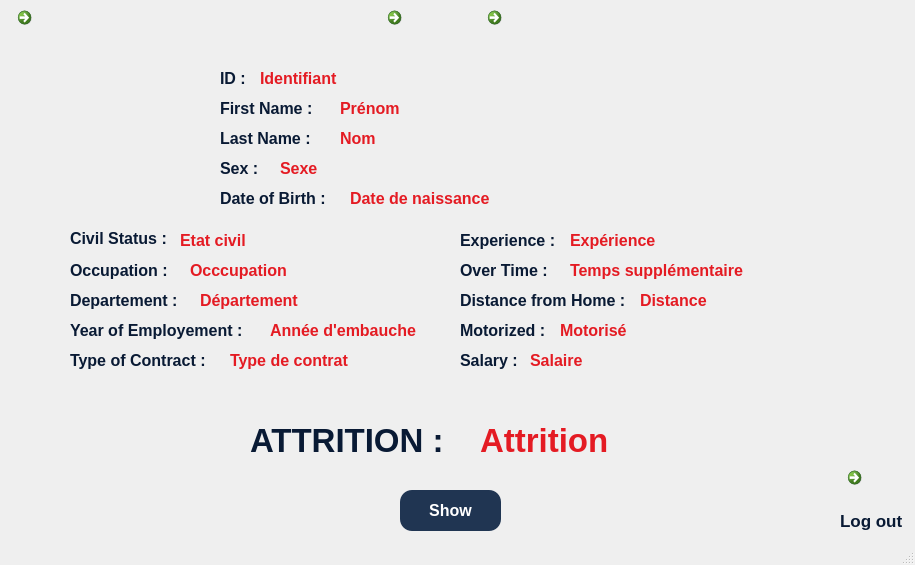
<?xml version="1.0" encoding="UTF-8"?>
<ui version="4.0">
 <class>MainWindow</class>
 <widget class="QMainWindow" name="MainWindow">
  <property name="geometry">
   <rect>
    <x>0</x>
    <y>0</y>
    <width>915</width>
    <height>565</height>
   </rect>
  </property>
  <property name="windowTitle">
   <string>Sign in</string>
  </property>
  <property name="windowIcon">
   <iconset>
    <normaloff>../../../Desktop/GRAPHICS/UI/ic_real_name_authentication_527859.png</normaloff>../../../Desktop/GRAPHICS/UI/ic_real_name_authentication_527859.png</iconset>
  </property>
  <property name="toolButtonStyle">
   <enum>Qt::ToolButtonIconOnly</enum>
  </property>
  <widget class="QWidget" name="centralwidget">
   <widget class="QLabel" name="label">
    <property name="geometry">
     <rect>
      <x>-180</x>
      <y>0</y>
      <width>1200</width>
      <height>600</height>
     </rect>
    </property>
    <property name="font">
     <font>
      <pointsize>12</pointsize>
     </font>
    </property>
    <property name="cursor">
     <cursorShape>PointingHandCursor</cursorShape>
    </property>
    <property name="mouseTracking">
     <bool>false</bool>
    </property>
    <property name="tabletTracking">
     <bool>false</bool>
    </property>
    <property name="whatsThis">
     <string/>
    </property>
    <property name="autoFillBackground">
     <bool>false</bool>
    </property>
    <property name="text">
     <string/>
    </property>
    <property name="pixmap">
     <pixmap>turnover1.jpg</pixmap>
    </property>
    <property name="scaledContents">
     <bool>true</bool>
    </property>
    <property name="wordWrap">
     <bool>true</bool>
    </property>
    <property name="openExternalLinks">
     <bool>true</bool>
    </property>
   </widget>
   <widget class="QLabel" name="label_5">
    <property name="geometry">
     <rect>
      <x>840</x>
      <y>500</y>
      <width>71</width>
      <height>41</height>
     </rect>
    </property>
    <property name="font">
     <font>
      <pointsize>13</pointsize>
      <weight>75</weight>
      <italic>false</italic>
      <bold>true</bold>
     </font>
    </property>
    <property name="styleSheet">
     <string notr="true">color: rgb(9, 26, 52);</string>
    </property>
    <property name="text">
     <string>Log out</string>
    </property>
   </widget>
   <widget class="QCommandLinkButton" name="commandLinkButton_3">
    <property name="geometry">
     <rect>
      <x>840</x>
      <y>460</y>
      <width>61</width>
      <height>71</height>
     </rect>
    </property>
    <property name="cursor">
     <cursorShape>PointingHandCursor</cursorShape>
    </property>
    <property name="text">
     <string/>
    </property>
    <property name="icon">
     <iconset>
      <normaloff>logout.png</normaloff>logout.png</iconset>
    </property>
    <property name="iconSize">
     <size>
      <width>50</width>
      <height>50</height>
     </size>
    </property>
   </widget>
   <widget class="QWidget" name="layoutWidget">
    <property name="geometry">
     <rect>
      <x>0</x>
      <y>0</y>
      <width>2</width>
      <height>2</height>
     </rect>
    </property>
    <layout class="QHBoxLayout" name="horizontalLayout"/>
   </widget>
   <widget class="QCommandLinkButton" name="commandLinkButton_6">
    <property name="geometry">
     <rect>
      <x>10</x>
      <y>0</y>
      <width>41</width>
      <height>51</height>
     </rect>
    </property>
    <property name="text">
     <string/>
    </property>
    <property name="icon">
     <iconset>
      <normaloff>back_icon.png</normaloff>back_icon.png</iconset>
    </property>
    <property name="iconSize">
     <size>
      <width>40</width>
      <height>40</height>
     </size>
    </property>
   </widget>
   <widget class="QLabel" name="label_2">
    <property name="geometry">
     <rect>
      <x>70</x>
      <y>60</y>
      <width>131</width>
      <height>151</height>
     </rect>
    </property>
    <property name="text">
     <string/>
    </property>
    <property name="pixmap">
     <pixmap>employee.png</pixmap>
    </property>
    <property name="scaledContents">
     <bool>true</bool>
    </property>
   </widget>
   <widget class="QLabel" name="label_3">
    <property name="geometry">
     <rect>
      <x>220</x>
      <y>100</y>
      <width>101</width>
      <height>16</height>
     </rect>
    </property>
    <property name="font">
     <font>
      <pointsize>12</pointsize>
      <weight>75</weight>
      <bold>true</bold>
     </font>
    </property>
    <property name="styleSheet">
     <string notr="true">color: rgb(9, 26, 52);</string>
    </property>
    <property name="text">
     <string>First Name :</string>
    </property>
   </widget>
   <widget class="QLabel" name="label_4">
    <property name="geometry">
     <rect>
      <x>220</x>
      <y>130</y>
      <width>101</width>
      <height>16</height>
     </rect>
    </property>
    <property name="font">
     <font>
      <pointsize>12</pointsize>
      <weight>75</weight>
      <bold>true</bold>
     </font>
    </property>
    <property name="styleSheet">
     <string notr="true">color: rgb(9, 26, 52);</string>
    </property>
    <property name="text">
     <string>Last Name :</string>
    </property>
   </widget>
   <widget class="QLabel" name="label_6">
    <property name="geometry">
     <rect>
      <x>220</x>
      <y>160</y>
      <width>41</width>
      <height>16</height>
     </rect>
    </property>
    <property name="font">
     <font>
      <pointsize>12</pointsize>
      <weight>75</weight>
      <bold>true</bold>
     </font>
    </property>
    <property name="styleSheet">
     <string notr="true">color: rgb(9, 26, 52);</string>
    </property>
    <property name="text">
     <string>Sex :</string>
    </property>
   </widget>
   <widget class="QLabel" name="label_7">
    <property name="geometry">
     <rect>
      <x>220</x>
      <y>190</y>
      <width>121</width>
      <height>16</height>
     </rect>
    </property>
    <property name="font">
     <font>
      <pointsize>12</pointsize>
      <weight>75</weight>
      <bold>true</bold>
     </font>
    </property>
    <property name="styleSheet">
     <string notr="true">color: rgb(9, 26, 52);</string>
    </property>
    <property name="text">
     <string>Date of Birth :</string>
    </property>
   </widget>
   <widget class="QLabel" name="label_8">
    <property name="geometry">
     <rect>
      <x>70</x>
      <y>230</y>
      <width>121</width>
      <height>16</height>
     </rect>
    </property>
    <property name="font">
     <font>
      <pointsize>12</pointsize>
      <weight>75</weight>
      <bold>true</bold>
     </font>
    </property>
    <property name="styleSheet">
     <string notr="true">color: rgb(9, 26, 52);</string>
    </property>
    <property name="text">
     <string>Civil Status :</string>
    </property>
   </widget>
   <widget class="QLabel" name="label_9">
    <property name="geometry">
     <rect>
      <x>70</x>
      <y>260</y>
      <width>121</width>
      <height>21</height>
     </rect>
    </property>
    <property name="font">
     <font>
      <pointsize>12</pointsize>
      <weight>75</weight>
      <bold>true</bold>
     </font>
    </property>
    <property name="styleSheet">
     <string notr="true">color: rgb(9, 26, 52);</string>
    </property>
    <property name="text">
     <string>Occupation :</string>
    </property>
   </widget>
   <widget class="QLabel" name="label_10">
    <property name="geometry">
     <rect>
      <x>70</x>
      <y>290</y>
      <width>121</width>
      <height>21</height>
     </rect>
    </property>
    <property name="font">
     <font>
      <pointsize>12</pointsize>
      <weight>75</weight>
      <bold>true</bold>
     </font>
    </property>
    <property name="styleSheet">
     <string notr="true">color: rgb(9, 26, 52);</string>
    </property>
    <property name="text">
     <string>Departement :</string>
    </property>
   </widget>
   <widget class="QLabel" name="label_11">
    <property name="geometry">
     <rect>
      <x>70</x>
      <y>320</y>
      <width>191</width>
      <height>21</height>
     </rect>
    </property>
    <property name="font">
     <font>
      <pointsize>12</pointsize>
      <weight>75</weight>
      <bold>true</bold>
     </font>
    </property>
    <property name="styleSheet">
     <string notr="true">color: rgb(9, 26, 52);</string>
    </property>
    <property name="text">
     <string>Year of Employement :</string>
    </property>
   </widget>
   <widget class="QLabel" name="label_12">
    <property name="geometry">
     <rect>
      <x>70</x>
      <y>350</y>
      <width>151</width>
      <height>21</height>
     </rect>
    </property>
    <property name="font">
     <font>
      <pointsize>12</pointsize>
      <weight>75</weight>
      <bold>true</bold>
     </font>
    </property>
    <property name="styleSheet">
     <string notr="true">color: rgb(9, 26, 52);</string>
    </property>
    <property name="text">
     <string>Type of Contract :</string>
    </property>
   </widget>
   <widget class="QLabel" name="label_13">
    <property name="geometry">
     <rect>
      <x>460</x>
      <y>230</y>
      <width>101</width>
      <height>21</height>
     </rect>
    </property>
    <property name="font">
     <font>
      <pointsize>12</pointsize>
      <weight>75</weight>
      <bold>true</bold>
     </font>
    </property>
    <property name="styleSheet">
     <string notr="true">color: rgb(9, 26, 52);</string>
    </property>
    <property name="text">
     <string>Experience :</string>
    </property>
   </widget>
   <widget class="QLabel" name="label_14">
    <property name="geometry">
     <rect>
      <x>460</x>
      <y>260</y>
      <width>101</width>
      <height>21</height>
     </rect>
    </property>
    <property name="font">
     <font>
      <pointsize>12</pointsize>
      <weight>75</weight>
      <bold>true</bold>
     </font>
    </property>
    <property name="styleSheet">
     <string notr="true">color: rgb(9, 26, 52);</string>
    </property>
    <property name="text">
     <string>Over Time :</string>
    </property>
   </widget>
   <widget class="QLabel" name="label_15">
    <property name="geometry">
     <rect>
      <x>460</x>
      <y>290</y>
      <width>181</width>
      <height>21</height>
     </rect>
    </property>
    <property name="font">
     <font>
      <pointsize>12</pointsize>
      <weight>75</weight>
      <bold>true</bold>
     </font>
    </property>
    <property name="styleSheet">
     <string notr="true">color: rgb(9, 26, 52);</string>
    </property>
    <property name="text">
     <string>Distance from Home :</string>
    </property>
   </widget>
   <widget class="QLabel" name="label_16">
    <property name="geometry">
     <rect>
      <x>460</x>
      <y>320</y>
      <width>101</width>
      <height>21</height>
     </rect>
    </property>
    <property name="font">
     <font>
      <pointsize>12</pointsize>
      <weight>75</weight>
      <bold>true</bold>
     </font>
    </property>
    <property name="styleSheet">
     <string notr="true">color: rgb(9, 26, 52);</string>
    </property>
    <property name="text">
     <string>Motorized :</string>
    </property>
   </widget>
   <widget class="QLabel" name="label_17">
    <property name="geometry">
     <rect>
      <x>460</x>
      <y>350</y>
      <width>101</width>
      <height>21</height>
     </rect>
    </property>
    <property name="font">
     <font>
      <pointsize>12</pointsize>
      <weight>75</weight>
      <bold>true</bold>
     </font>
    </property>
    <property name="styleSheet">
     <string notr="true">color: rgb(9, 26, 52);</string>
    </property>
    <property name="text">
     <string>Salary :</string>
    </property>
   </widget>
   <widget class="QLabel" name="label_18">
    <property name="geometry">
     <rect>
      <x>250</x>
      <y>420</y>
      <width>231</width>
      <height>41</height>
     </rect>
    </property>
    <property name="font">
     <font>
      <pointsize>25</pointsize>
      <weight>75</weight>
      <bold>true</bold>
     </font>
    </property>
    <property name="styleSheet">
     <string notr="true">color: rgb(9, 26, 52);</string>
    </property>
    <property name="text">
     <string>ATTRITION :</string>
    </property>
   </widget>
   <widget class="QLabel" name="label_19">
    <property name="geometry">
     <rect>
      <x>340</x>
      <y>100</y>
      <width>201</width>
      <height>16</height>
     </rect>
    </property>
    <property name="font">
     <font>
      <pointsize>12</pointsize>
      <weight>75</weight>
      <bold>true</bold>
     </font>
    </property>
    <property name="styleSheet">
     <string notr="true">color:rgb(228, 27, 35);</string>
    </property>
    <property name="text">
     <string>Prénom</string>
    </property>
   </widget>
   <widget class="QLabel" name="label_20">
    <property name="geometry">
     <rect>
      <x>340</x>
      <y>130</y>
      <width>201</width>
      <height>16</height>
     </rect>
    </property>
    <property name="font">
     <font>
      <pointsize>12</pointsize>
      <weight>75</weight>
      <bold>true</bold>
     </font>
    </property>
    <property name="styleSheet">
     <string notr="true">color:rgb(228, 27, 35);</string>
    </property>
    <property name="text">
     <string>Nom</string>
    </property>
   </widget>
   <widget class="QLabel" name="label_21">
    <property name="geometry">
     <rect>
      <x>280</x>
      <y>160</y>
      <width>201</width>
      <height>16</height>
     </rect>
    </property>
    <property name="font">
     <font>
      <pointsize>12</pointsize>
      <weight>75</weight>
      <bold>true</bold>
     </font>
    </property>
    <property name="styleSheet">
     <string notr="true">color:rgb(228, 27, 35);</string>
    </property>
    <property name="text">
     <string>Sexe</string>
    </property>
   </widget>
   <widget class="QLabel" name="label_22">
    <property name="geometry">
     <rect>
      <x>350</x>
      <y>190</y>
      <width>201</width>
      <height>16</height>
     </rect>
    </property>
    <property name="font">
     <font>
      <pointsize>12</pointsize>
      <weight>75</weight>
      <bold>true</bold>
     </font>
    </property>
    <property name="styleSheet">
     <string notr="true">color:rgb(228, 27, 35);</string>
    </property>
    <property name="text">
     <string>Date de naissance</string>
    </property>
   </widget>
   <widget class="QLabel" name="label_23">
    <property name="geometry">
     <rect>
      <x>180</x>
      <y>230</y>
      <width>201</width>
      <height>21</height>
     </rect>
    </property>
    <property name="font">
     <font>
      <pointsize>12</pointsize>
      <weight>75</weight>
      <bold>true</bold>
     </font>
    </property>
    <property name="styleSheet">
     <string notr="true">color:rgb(228, 27, 35);</string>
    </property>
    <property name="text">
     <string>Etat civil</string>
    </property>
   </widget>
   <widget class="QLabel" name="label_24">
    <property name="geometry">
     <rect>
      <x>190</x>
      <y>260</y>
      <width>201</width>
      <height>21</height>
     </rect>
    </property>
    <property name="font">
     <font>
      <pointsize>12</pointsize>
      <weight>75</weight>
      <bold>true</bold>
     </font>
    </property>
    <property name="styleSheet">
     <string notr="true">color:rgb(228, 27, 35);</string>
    </property>
    <property name="text">
     <string>Occcupation</string>
    </property>
   </widget>
   <widget class="QLabel" name="label_25">
    <property name="geometry">
     <rect>
      <x>200</x>
      <y>290</y>
      <width>201</width>
      <height>21</height>
     </rect>
    </property>
    <property name="font">
     <font>
      <pointsize>12</pointsize>
      <weight>75</weight>
      <bold>true</bold>
     </font>
    </property>
    <property name="styleSheet">
     <string notr="true">color:rgb(228, 27, 35);</string>
    </property>
    <property name="text">
     <string>Département</string>
    </property>
   </widget>
   <widget class="QLabel" name="label_26">
    <property name="geometry">
     <rect>
      <x>270</x>
      <y>320</y>
      <width>201</width>
      <height>21</height>
     </rect>
    </property>
    <property name="font">
     <font>
      <pointsize>12</pointsize>
      <weight>75</weight>
      <bold>true</bold>
     </font>
    </property>
    <property name="styleSheet">
     <string notr="true">color:rgb(228, 27, 35);</string>
    </property>
    <property name="text">
     <string>Année d'embauche</string>
    </property>
   </widget>
   <widget class="QLabel" name="label_27">
    <property name="geometry">
     <rect>
      <x>230</x>
      <y>350</y>
      <width>201</width>
      <height>21</height>
     </rect>
    </property>
    <property name="font">
     <font>
      <pointsize>12</pointsize>
      <weight>75</weight>
      <bold>true</bold>
     </font>
    </property>
    <property name="styleSheet">
     <string notr="true">color:rgb(228, 27, 35);</string>
    </property>
    <property name="text">
     <string>Type de contrat</string>
    </property>
   </widget>
   <widget class="QLabel" name="label_28">
    <property name="geometry">
     <rect>
      <x>570</x>
      <y>230</y>
      <width>201</width>
      <height>21</height>
     </rect>
    </property>
    <property name="font">
     <font>
      <pointsize>12</pointsize>
      <weight>75</weight>
      <bold>true</bold>
     </font>
    </property>
    <property name="styleSheet">
     <string notr="true">color:rgb(228, 27, 35);</string>
    </property>
    <property name="text">
     <string>Expérience</string>
    </property>
   </widget>
   <widget class="QLabel" name="label_29">
    <property name="geometry">
     <rect>
      <x>570</x>
      <y>260</y>
      <width>201</width>
      <height>21</height>
     </rect>
    </property>
    <property name="font">
     <font>
      <pointsize>12</pointsize>
      <weight>75</weight>
      <bold>true</bold>
     </font>
    </property>
    <property name="styleSheet">
     <string notr="true">color:rgb(228, 27, 35);</string>
    </property>
    <property name="text">
     <string>Temps supplémentaire</string>
    </property>
   </widget>
   <widget class="QLabel" name="label_30">
    <property name="geometry">
     <rect>
      <x>640</x>
      <y>290</y>
      <width>201</width>
      <height>21</height>
     </rect>
    </property>
    <property name="font">
     <font>
      <pointsize>12</pointsize>
      <weight>75</weight>
      <bold>true</bold>
     </font>
    </property>
    <property name="styleSheet">
     <string notr="true">color:rgb(228, 27, 35);</string>
    </property>
    <property name="text">
     <string>Distance</string>
    </property>
   </widget>
   <widget class="QLabel" name="label_31">
    <property name="geometry">
     <rect>
      <x>560</x>
      <y>320</y>
      <width>201</width>
      <height>21</height>
     </rect>
    </property>
    <property name="font">
     <font>
      <pointsize>12</pointsize>
      <weight>75</weight>
      <bold>true</bold>
     </font>
    </property>
    <property name="styleSheet">
     <string notr="true">color:rgb(228, 27, 35);</string>
    </property>
    <property name="text">
     <string>Motorisé</string>
    </property>
   </widget>
   <widget class="QLabel" name="label_32">
    <property name="geometry">
     <rect>
      <x>530</x>
      <y>350</y>
      <width>201</width>
      <height>21</height>
     </rect>
    </property>
    <property name="font">
     <font>
      <pointsize>12</pointsize>
      <weight>75</weight>
      <bold>true</bold>
     </font>
    </property>
    <property name="styleSheet">
     <string notr="true">color:rgb(228, 27, 35);</string>
    </property>
    <property name="text">
     <string>Salaire</string>
    </property>
   </widget>
   <widget class="QLabel" name="label_33">
    <property name="geometry">
     <rect>
      <x>480</x>
      <y>420</y>
      <width>301</width>
      <height>41</height>
     </rect>
    </property>
    <property name="font">
     <font>
      <pointsize>25</pointsize>
      <weight>75</weight>
      <bold>true</bold>
     </font>
    </property>
    <property name="styleSheet">
     <string notr="true">color:rgb(228, 27, 35);</string>
    </property>
    <property name="text">
     <string>Attrition</string>
    </property>
   </widget>
   <widget class="QLabel" name="label_34">
    <property name="geometry">
     <rect>
      <x>-10</x>
      <y>300</y>
      <width>991</width>
      <height>261</height>
     </rect>
    </property>
    <property name="text">
     <string/>
    </property>
    <property name="pixmap">
     <pixmap>arriere.jpg</pixmap>
    </property>
    <property name="scaledContents">
     <bool>true</bool>
    </property>
   </widget>
   <widget class="QLabel" name="label_35">
    <property name="geometry">
     <rect>
      <x>760</x>
      <y>160</y>
      <width>111</width>
      <height>141</height>
     </rect>
    </property>
    <property name="text">
     <string/>
    </property>
    <property name="pixmap">
     <pixmap>1.jpg</pixmap>
    </property>
   </widget>
   <widget class="QLabel" name="label_36">
    <property name="geometry">
     <rect>
      <x>820</x>
      <y>150</y>
      <width>31</width>
      <height>20</height>
     </rect>
    </property>
    <property name="text">
     <string/>
    </property>
    <property name="pixmap">
     <pixmap>1.jpg</pixmap>
    </property>
   </widget>
   <widget class="QLabel" name="label_37">
    <property name="geometry">
     <rect>
      <x>220</x>
      <y>70</y>
      <width>101</width>
      <height>16</height>
     </rect>
    </property>
    <property name="font">
     <font>
      <pointsize>12</pointsize>
      <weight>75</weight>
      <bold>true</bold>
     </font>
    </property>
    <property name="styleSheet">
     <string notr="true">color: rgb(9, 26, 52);</string>
    </property>
    <property name="text">
     <string>ID :</string>
    </property>
   </widget>
   <widget class="QLabel" name="label_38">
    <property name="geometry">
     <rect>
      <x>260</x>
      <y>70</y>
      <width>201</width>
      <height>16</height>
     </rect>
    </property>
    <property name="font">
     <font>
      <pointsize>12</pointsize>
      <weight>75</weight>
      <bold>true</bold>
     </font>
    </property>
    <property name="styleSheet">
     <string notr="true">color:rgb(228, 27, 35);</string>
    </property>
    <property name="text">
     <string>Identifiant</string>
    </property>
   </widget>
   <widget class="QCommandLinkButton" name="commandLinkButton_7">
    <property name="geometry">
     <rect>
      <x>380</x>
      <y>0</y>
      <width>51</width>
      <height>51</height>
     </rect>
    </property>
    <property name="cursor">
     <cursorShape>PointingHandCursor</cursorShape>
    </property>
    <property name="text">
     <string/>
    </property>
    <property name="icon">
     <iconset>
      <normaloff>precedent.png</normaloff>precedent.png</iconset>
    </property>
    <property name="iconSize">
     <size>
      <width>40</width>
      <height>40</height>
     </size>
    </property>
   </widget>
   <widget class="QCommandLinkButton" name="commandLinkButton_8">
    <property name="geometry">
     <rect>
      <x>480</x>
      <y>0</y>
      <width>51</width>
      <height>51</height>
     </rect>
    </property>
    <property name="cursor">
     <cursorShape>PointingHandCursor</cursorShape>
    </property>
    <property name="text">
     <string/>
    </property>
    <property name="icon">
     <iconset>
      <normaloff>next.png</normaloff>next.png</iconset>
    </property>
    <property name="iconSize">
     <size>
      <width>40</width>
      <height>40</height>
     </size>
    </property>
   </widget>
   <widget class="QPushButton" name="pushButton_2">
    <property name="enabled">
     <bool>true</bool>
    </property>
    <property name="geometry">
     <rect>
      <x>400</x>
      <y>490</y>
      <width>101</width>
      <height>41</height>
     </rect>
    </property>
    <property name="font">
     <font>
      <pointsize>12</pointsize>
      <weight>75</weight>
      <bold>true</bold>
     </font>
    </property>
    <property name="cursor">
     <cursorShape>PointingHandCursor</cursorShape>
    </property>
    <property name="styleSheet">
     <string notr="true">color: rgb(255, 255, 255);
background-color: rgb(32, 53, 82);
border-radius: 12px;
box-shadow: 0 8px 16px 0 rgba(0,0,0,0.2), 0 6px 20px 0 rgba(0,0,0,0.19);
box-shadow: 0 5px #666;
transform: translateY(4px) ;
</string>
    </property>
    <property name="inputMethodHints">
     <set>Qt::ImhNone</set>
    </property>
    <property name="text">
     <string>Show</string>
    </property>
    <property name="icon">
     <iconset>
      <normaloff>../../../Desktop/GRAPHICS/UI/unlock.png</normaloff>../../../Desktop/GRAPHICS/UI/unlock.png</iconset>
    </property>
    <property name="checkable">
     <bool>false</bool>
    </property>
    <property name="checked">
     <bool>false</bool>
    </property>
    <property name="autoRepeat">
     <bool>false</bool>
    </property>
    <property name="autoExclusive">
     <bool>false</bool>
    </property>
    <property name="default">
     <bool>true</bool>
    </property>
    <property name="flat">
     <bool>false</bool>
    </property>
   </widget>
   <zorder>label</zorder>
   <zorder>label_34</zorder>
   <zorder>label_32</zorder>
   <zorder>layoutWidget</zorder>
   <zorder>commandLinkButton_6</zorder>
   <zorder>label_2</zorder>
   <zorder>label_3</zorder>
   <zorder>label_4</zorder>
   <zorder>label_6</zorder>
   <zorder>label_7</zorder>
   <zorder>label_8</zorder>
   <zorder>label_9</zorder>
   <zorder>label_10</zorder>
   <zorder>label_11</zorder>
   <zorder>label_12</zorder>
   <zorder>label_13</zorder>
   <zorder>label_14</zorder>
   <zorder>label_15</zorder>
   <zorder>label_16</zorder>
   <zorder>label_17</zorder>
   <zorder>label_19</zorder>
   <zorder>label_20</zorder>
   <zorder>label_21</zorder>
   <zorder>label_22</zorder>
   <zorder>label_23</zorder>
   <zorder>label_24</zorder>
   <zorder>label_25</zorder>
   <zorder>label_26</zorder>
   <zorder>label_27</zorder>
   <zorder>label_28</zorder>
   <zorder>label_29</zorder>
   <zorder>label_30</zorder>
   <zorder>label_31</zorder>
   <zorder>label_5</zorder>
   <zorder>commandLinkButton_3</zorder>
   <zorder>label_35</zorder>
   <zorder>label_36</zorder>
   <zorder>label_18</zorder>
   <zorder>label_33</zorder>
   <zorder>label_37</zorder>
   <zorder>label_38</zorder>
   <zorder>commandLinkButton_7</zorder>
   <zorder>commandLinkButton_8</zorder>
   <zorder>pushButton_2</zorder>
  </widget>
  <widget class="QMenuBar" name="menubar">
   <property name="geometry">
    <rect>
     <x>0</x>
     <y>0</y>
     <width>915</width>
     <height>21</height>
    </rect>
   </property>
  </widget>
  <widget class="QStatusBar" name="statusbar"/>
 </widget>
 <resources>
  <include location="../../../.designer/testt.qrc"/>
 </resources>
 <connections/>
</ui>
